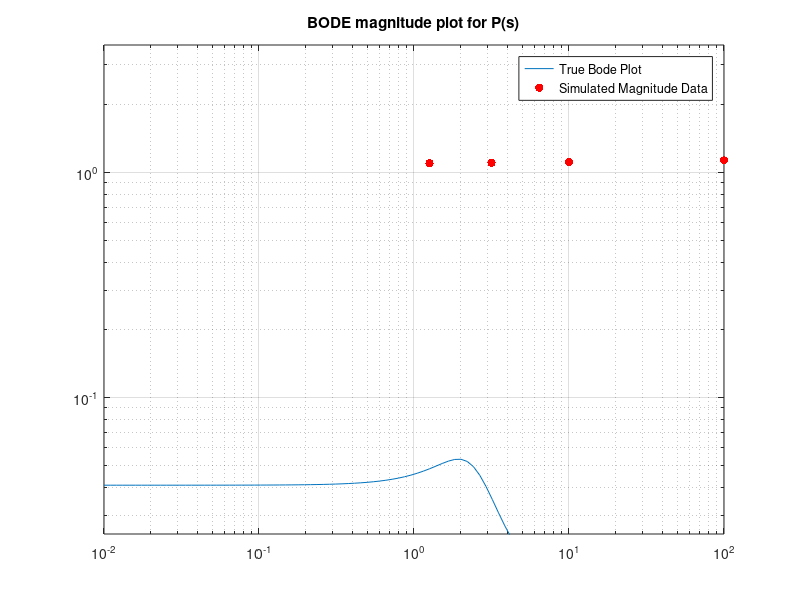

MATLAB code for this plot: (Note: this script raises an error after producing the figure.)
%%Problem 1

s = tf('s')
P= (s+12.1)/((s^2 + 2*s + 51.54) * (s^2 + 2.25*s + 5.75)) %Delcare the plant
w= [.1 .5 1 2 3 4 5 6 7 8 9 10] % declare modulus range as an array
mag = zeros(1,length(w));
t = 0:0.01:1000; % set a time variable betweem 0 and 1000 in intervals of .01

for i = 1:length(w) % beginning of For loop to run through all possible moduluses and known time invervals
u = sin(w(i)*t); %Input Signal 
y = lsim(P,u,t); %System Output
mag(i) = max(abs(y)); %steady state response stored as mag(i) (magnitude vector)
end

om = logspace(-2, 2, 100); % Define frequency vector
[bode_mag, pha] = bode(P,om); % Produce Bode magnitudes
loglog(om, squeeze(bode_mag)); % Display Bode magnitude plot
hold on
scatter(w,mag, 'r', 'filled')
hold off
xlim([0,100])
ylim([10*exp(-6),10*exp(-1)])
title('BODE magnitude plot for P(s)')
legend ('True Bode Plot','Simulated Magnitude Data')
grid on

%% Problem 2
h = bodeplot(P);
setoptions(h,'MagUnits', 'abs', 'Magscale', 'log');
grid
set(gcf,'PaperUnits','centimeters','position', [125 350, 1100, 450])
subplot(121)
h = bodeplot(P);
setoptions(h,'MagUnits', 'abs', 'Magscale', 'log');
grid
subplot(122)
nyquist(P)

%% Problem 3
numerator = [0, 1, 1]; % Example numerator coefficients
denominator = [1, -3, 2]; % Example denominator coefficients
open_loop_sys = tf(numerator, denominator); % Define open-loop transfer function
k_values = linspace(0, 1, 1000); % Adjust the range as needed

% Initialize an array to store stability results for each k value
stability_results = zeros(size(k_values));

% Iterate through each k value and check stability using Routh-Hurwitz criterion
for i = 1:length(k_values)
    % Create the closed-loop transfer function with varying gain k
    closed_loop_sys = feedback(k_values(i) * open_loop_sys, 1);
    
    % Extract the denominator coefficients of the closed-loop system
    closed_loop_denominator = cell2mat(closed_loop_sys.den);
    
    % Check the Routh-Hurwitz criterion for stability
    stability_results(i) = all(real(roots(closed_loop_denominator)) < 0);
end

% Find the range of k values that guarantee stability
stable_k_values = k_values(stability_results == 1);
min_stable_k = min(stable_k_values);
max_stable_k = max(stable_k_values);

%% Problem 3b
s=tf('s');
syms k
G = (s+1)/((s-1)*(s-2));
figure (1)
k=4; %Inside the stable range
subplot(2,2,1)
nyquist (k*G)
title('Open-loop Nyquist plot (k=4)');
subplot(2,2,2)
bode(k*G)
title('Open loop Bode plot');
subplot(2,2,3)
T=feedback(k*G,1); %Closed loop t.f.
impulse(T)
title('Closed loop impulse response');
subplot(2,2,4)
pzplot(T)
xlim([-3 3]);
ylim([-3 3]);
title('Closed-loop pole/zero map');

k=2; %outside the stable range
figure (2)
subplot(2,2,1)
nyquist (k*G)
title('Open-loop Nyquist plot (k=2)');
subplot(2,2,2)
bode(k*G)
title('Open loop Bode plot');
subplot(2,2,3)
T=feedback(k*G,1); %Closed loop t.f.
impulse(T)
title('Closed loop impulse response');
subplot(2,2,4)
pzplot(T)
xlim([-3 3]);
ylim([-3 3]);
title('Closed-loop pole/zero map')

